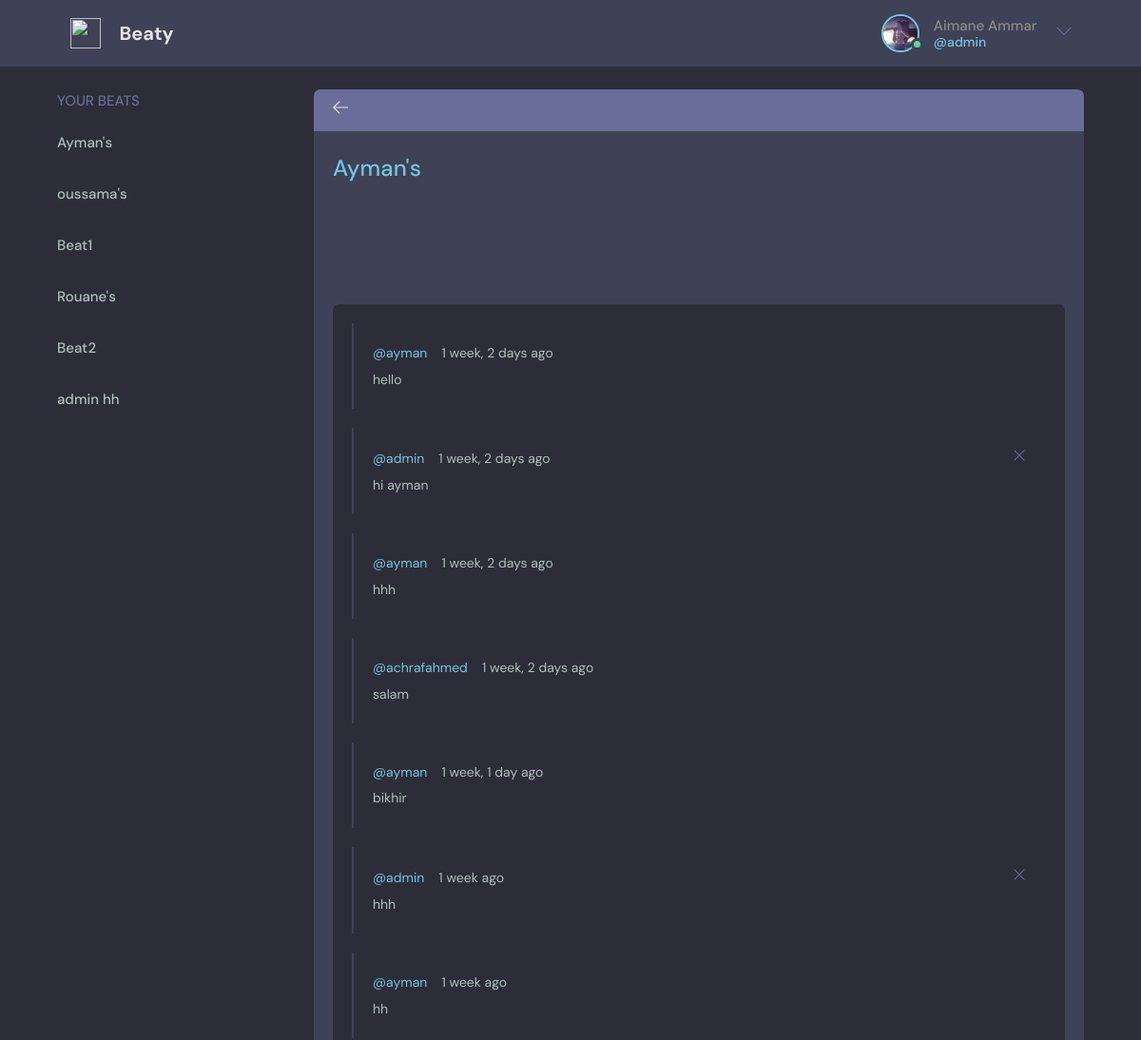
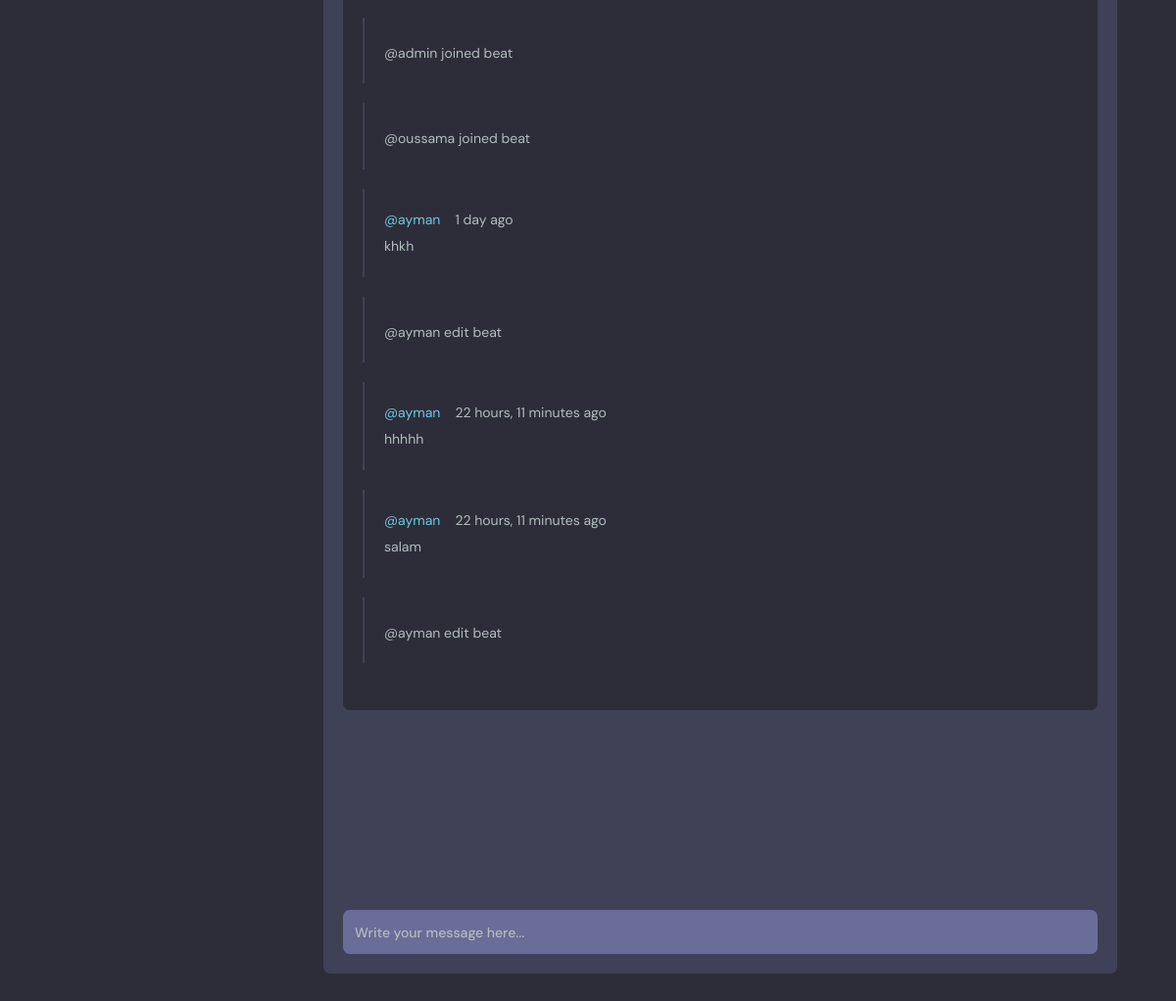
The page /beat/4/ (signed in) on the database its author committed (2 pictures, top to bottom).
### base/models.py (models this page shows, shortened)
class User(AbstractUser):
    email = models.EmailField(unique=True, null=False)
    bio = models.CharField(max_length=300, default="")
    profile_img = models.ImageField(null=True, upload_to="images/")
    birthday=models.DateField(auto_now=False, null=True, blank=True)
    USERNAME_FIELD = 'email'
    REQUIRED_FIELDS = []
    def __str__(self):
        return self.username

class Beat(models.Model):
    creater = models.ForeignKey(User, on_delete=models.CASCADE, related_name='creater')
    name = models.CharField(max_length=200)
    description = models.TextField(default="")
    members = models.ManyToManyField(User, blank=True)
    updated = models.DateTimeField(auto_now=True)
    created = models.DateTimeField(auto_now_add=True)
    class Meta:
        ordering = ['-updated']

class Message(models.Model):
    user = models.ForeignKey(User, on_delete=models.CASCADE)
    beat = models.ForeignKey(Beat, on_delete=models.CASCADE)
    body = models.TextField()
    action = models.BooleanField(default=False)
    created = models.DateTimeField(auto_now_add=True)
    class Meta:
        ordering = ['created']

### base/views.py (the view, shortened to what this page needs)
# urls.py: path('beat/<str:pk>/', views.beat, name="beat"),
@login_required(login_url='login')
def beat(request, pk):
    search = request.GET.get('search') if request.GET.get('search') else ''
    beats = request.user.beat_set.filter(
        Q(name__icontains=search) |
        Q(creater__username__icontains=search) |
        Q(description__icontains=search)
        )
    if len(beats)==0:
        beats=None
    try:
        beat = Beat.objects.get(id=pk)
    except Beat.DoesNotExist:
        return redirect('home')
    user = beat.members.filter(id=request.user.id)
    if len(user)==0:
        return redirect('join-beat', pk=beat.id)
    chat = beat.message_set.all()
    context = {'beat': beat,'user':user, 'chat': chat, 'beats': beats}
    return render(request, 'base/beat.html', context)

### base/templates/base/beat.html (shortened to what this page needs)
{% extends 'main.html' %}
{% block content %}
<main class="profile-page layout layout--2">
    <div class="container">
        {% include 'base/beats-list.html' %}
        <div class="room">
        <div class="room__top">
            <div class="room__topLeft">
            <a href="{{ request.META.HTTP_REFERER }}">
                <svg version="1.1" xmlns="http://www.w3.org/2000/svg" width="32" height="32" viewBox="0 0 32 32">
                <title>arrow-left</title>
                <path
                    d="M13.723 2.286l-13.723 13.714 13.719 13.714 1.616-1.611-10.96-10.96h27.625v-2.286h-27.625l10.965-10.965-1.616-1.607z"
                ></path>
                </svg>
            </a>
            </div>
        </div>
        <div class="room__box scroll">
            <div class="room__header scroll">
                <div class="room__info">
                    <h3><a href="{% url 'beat-info' beat.id %}">{{beat.name}}</a></h3>
                </div>
            </div>
            <div class="room__conversation">
                <div class="threads scroll">
                {% for msg in chat %}
                    {% if msg.action %}
                    <div class="thread">
                        <div class="thread__top">
                            <div class="thread__details">
                                {{msg.body}}
                            </div>
                        </div>
                    </div>
                    {% else %}
                    <div class="thread">
                    <div class="thread__top">
                        <div class="thread__author">
                        <a href="{% url 'profile' msg.user %}" class="thread__authorInfo">
                            <span>@{{msg.user}}</span>
                        </a>
                        <span class="thread__date">{{msg.created|timesince}} ago</span>
                        </div>
                        {% if msg.user == request.user %}
                        <a href="{% url 'delete-msg' msg.id %}" class="thread__delete">
                        <svg version="1.1" xmlns="http://www.w3.org/2000/svg" width="32" height="32" viewBox="0 0 32 32">
                            <title>remove</title>
                            <path
                            d="M27.314 6.019l-1.333-1.333-9.98 9.981-9.981-9.981-1.333 1.333 9.981 9.981-9.981 9.98 1.333 1.333 9.981-9.98 9.98 9.98 1.333-1.333-9.98-9.98 9.98-9.981z"
                            ></path>
                        </svg>
                        </a>
                        {% endif %}
                    </div>
                    <div class="thread__details">
                        {{msg.body}}
                    </div>
                    </div>
                    {% endif %}
                {% endfor %}
                </div>
            </div>
        </div>
        {%  if request.user.is_authenticated %}
        <div class="room__message">
            <form method="post">
                <input name="body" placeholder="Write your message here..." />
            </form>
        </div>
        </div>
        {% endif %}
    </div>
  </main>
  {% endblock %}

### templates/navbar.html (shortened to what this page needs)
{% load static %}
<header class="header header--loggedIn">
    <div class="container">
      <a href="{% url 'home' %}" class="header__logo">
        <img src="assets/logo.svg" />
        <h1>Beaty</h1>
      </a>
      <nav class="header__menu">
        {%  if request.user.is_authenticated %}
        <div class="header__user">
          <a href="{% url 'profile' request.user %}">
            <div class="avatar avatar--medium active">
              {% if not request.user.profile_img %}
                  <img src="{% static 'images/avatar.svg' %}" alt="avatar">
              {% else %}
                  <img src="{{request.user.profile_img.url}}" alt="avatar">
              {% endif %}
            </div>
            <p>{{request.user.first_name}} {{request.user.last_name}} <span>@{{request.user}}</span></p>
          </a>
          <button class="dropdown-button">
            <svg version="1.1" xmlns="http://www.w3.org/2000/svg" width="32" height="32" viewBox="0 0 32 32">
              <title>chevron-down</title>
              <path d="M16 21l-13-13h-3l16 16 16-16h-3l-13 13z"></path>
            </svg>
          </button>
        </div>
        {% else %}
        <a href="{% url 'login' %}">
          <img src="./assets/avatar.svg" />
          <p>Login</p>
        </a>
        {% endif %}
      </nav>
    </div>
  </header>

### base/templates/base/beats-list.html
<div class="topics">
    <div class="topics__header">
        <h2>Your Beats</h2>
    </div>
    {% if beats %}
    <ul class="topics__list">
        {% for beat in beats %}
        <li>
        <a href="{% url 'beat' beat.id %}">{{beat.name}}</a>
        </li>
        {% endfor %}
    </ul>
    {% else %}
	<div>
		<i>No beats..</i>
	</div>
    {% endif %}
</div>

### rows shown on the page
User: user.profile_img (picture), user.first_name "Aimane", user.last_name "Ammar", user "admin"
Beat: name "Ayman's"
Beat: name "oussama's"
Beat: name "Beat1"
Beat: name "Rouane's"
Beat: name "Beat2"
Beat: name "admin hh"
Message: user "ayman", created "1 week, 2 days", body "hello"
Message: user "admin", created "1 week, 2 days", body "hi ayman"
Message: user "ayman", created "1 week, 2 days", body "hhh"
Message: user "achrafahmed", created "1 week, 2 days", body "salam"
Message: user "ayman", created "1 week, 1 day", body "bikhir"
Message: user "admin", created "1 week", body "hhh"
Message: user "ayman", created "1 week", body "hh"
Message: body "@admin joined beat"
Message: body "@oussama joined beat"
Message: user "ayman", created "1 day", body "khkh"
Message: body "@ayman edit beat"
Message: user "ayman", created "22 hours, 11 minutes", body "hhhhh"
Message: user "ayman", created "22 hours, 11 minutes", body "salam"
Message: body "@ayman edit beat"
